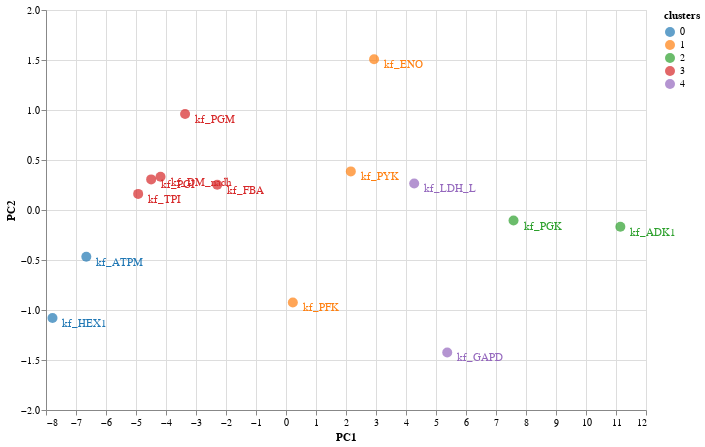

Notebook code for this chart:
### Code cell
plot_data["RXN"] = plot_data.index
plot_data["clusters"] = k10_labels
alt.data_transformers.disable_max_rows()
fig = alt.Chart(plot_data).mark_circle(size= 100).encode(
    alt.X("PC1", ),
    alt.Y('PC2' ), 

    alt.Color('clusters:N', scale=alt.Scale(scheme='category10')), 
    tooltip=['RXN']
).properties(
    width=600,
    height=400)
# .interactive()
text = fig.mark_text(
    align='left',
    baseline='top',
    dx=10
).encode(
    text='RXN'
)
fig+ text

### Figure 1 — Vega-Lite specification as saved in the notebook (floating-point values rounded to 4 significant figures)
{"config": {"view": {"continuousWidth": 400, "continuousHeight": 300}}, "layer": [{"mark": {"type": "circle", "size": 100}, "encoding": {"color": {"field": "clusters", "scale": {"scheme": "category10"}, "type": "nominal"}, "tooltip": [{"field": "RXN", "type": "nominal"}], "x": {"field": "PC1", "type": "quantitative"}, "y": {"field": "PC2", "type": "quantitative"}}, "height": 400, "width": 600}, {"mark": {"type": "text", "align": "left", "baseline": "top", "dx": 10}, "encoding": {"color": {"field": "clusters", "scale": {"scheme": "category10"}, "type": "nominal"}, "text": {"field": "RXN", "type": "nominal"}, "tooltip": [{"field": "RXN", "type": "nominal"}], "x": {"field": "PC1", "type": "quantitative"}, "y": {"field": "PC2", "type": "quantitative"}}, "height": 400, "width": 600}], "data": {"name": "data-2a458bc4f49adf943dc6d09c33acd3ec"}, "$schema": "https://vega.github.io/schema/vega-lite/v4.17.0.json", "datasets": {"data-2a458bc4f49adf943dc6d09c33acd3ec": [{"PC1": -7.783, "PC2": -1.08, "RXN": "kf_HEX1", "clusters": 0}, {"PC1": -4.495, "PC2": 0.3061, "RXN": "kf_PGI", "clusters": 3}, {"PC1": 0.2278, "PC2": -0.9243, "RXN": "kf_PFK", "clusters": 1}, {"PC1": -2.292, "PC2": 0.2522, "RXN": "kf_FBA", "clusters": 3}, {"PC1": -4.928, "PC2": 0.1611, "RXN": "kf_TPI", "clusters": 3}, {"PC1": 5.374, "PC2": -1.425, "RXN": "kf_GAPD", "clusters": 4}, {"PC1": 7.584, "PC2": -0.1054, "RXN": "kf_PGK", "clusters": 2}, {"PC1": -3.364, "PC2": 0.9598, "RXN": "kf_PGM", "clusters": 3}, {"PC1": 2.935, "PC2": 1.507, "RXN": "kf_ENO", "clusters": 1}, {"PC1": 2.16, "PC2": 0.3861, "RXN": "kf_PYK", "clusters": 1}, {"PC1": 4.273, "PC2": 0.2653, "RXN": "kf_LDH_L", "clusters": 4}, {"PC1": 11.15, "PC2": -0.1681, "RXN": "kf_ADK1", "clusters": 2}, {"PC1": -6.656, "PC2": -0.4675, "RXN": "kf_ATPM", "clusters": 0}, {"PC1": -4.183, "PC2": 0.3328, "RXN": "kf_DM_nadh", "clusters": 3}]}}
